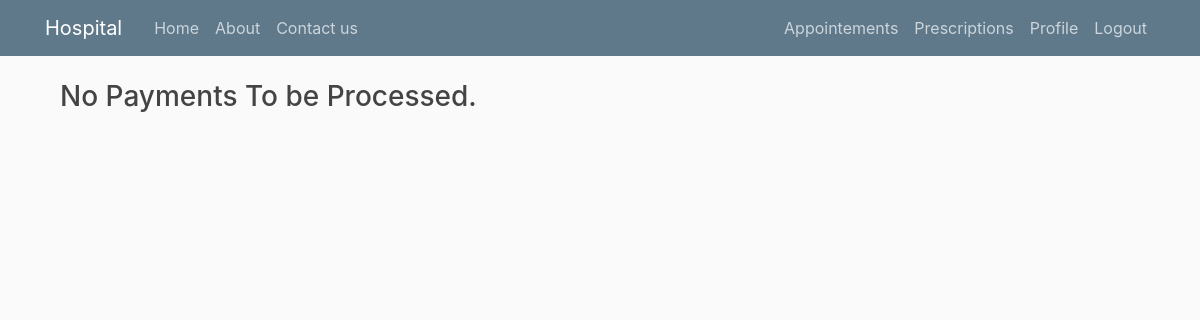
Before: /accounts/patient/abrahamlincoln/payments/ (signed in) with the older database file.
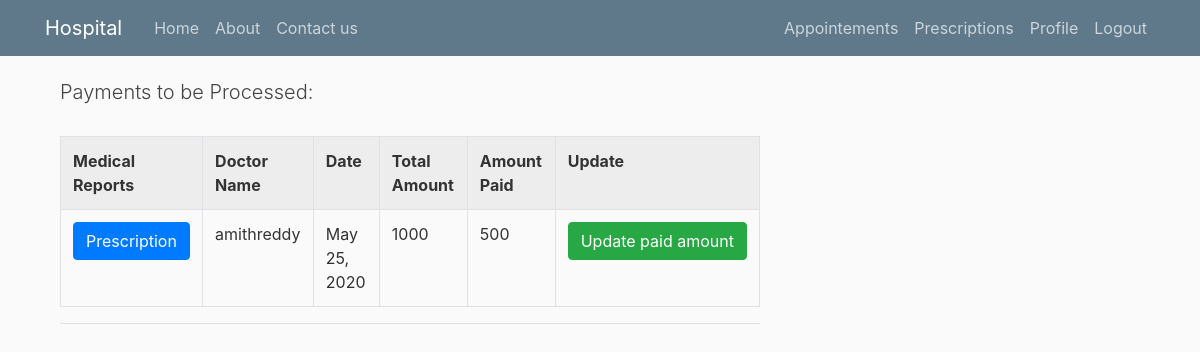
After: the same page with the newer database file.
### accounts/models.py (models this page shows, shortened)
class Payments(models.Model):
    medical_report = models.OneToOneField(MedicalHistory,on_delete = models.CASCADE)
    total_amount = models.IntegerField(null=True)
    amount_paid = models.IntegerField(default=0)
    date = models.DateField(auto_now_add = True)

class MedicalHistory(models.Model):
    date =models.DateField(auto_now_add = True)
    symptoms= models.TextField()
    doctor_name= models.ForeignKey(User ,related_name='medical_doctor',on_delete=models.CASCADE)
    patient_name=models.ForeignKey(User,related_name='medical_patient',on_delete=models.CASCADE)
    prescription=models.TextField(max_length=1000)
    billed = models.CharField(max_length=10, choices=BILLED,default = 'no')

### accounts/views.py (the view)
# urls.py: path('patient/<str:username>/payments/',user_views.patient_payments,name='patient-payments'),
@login_required
def patient_payments(request,username):
    patient = User.objects.get(username=username)
    payments = list()
    for payment in Payments.objects.all():
        if payment.medical_report.billed == "yes" and payment.medical_report.patient_name == patient:
            payments.append(payment)
    return render(request,'accounts/patient_payments.html',{'payments':payments})

### accounts/templates/accounts/patient_payments.html
{% extends "accounts/base.html" %}
{% block content %}
    <div class="container">
        {% if payments %}
            <h2 class="page-header lead">Payments to be Processed:  </h2>
            <br/>
            <table class="table table-striped table-bordered table-hover table-condensed">
                <tr>
                    <th>Medical Reports</th>
                    <th>Doctor Name</th>
                    <th>Date</th>
                    <th>Total Amount</th>
                    <th>Amount Paid</th>
                    <th>Update</th>
                </tr>
                    {% for payment in payments %}
                        <tr>
                            <td><a class="btn btn-primary" href="{% url 'patient-prescription-detail' payment.medical_report.id %}">Prescription</a></td>
                            <td>{{payment.medical_report.doctor_name}}</td>
                            <td>{{payment.date}}</td>
                            <td>{{payment.total_amount}}</td>
                            <td>{{payment.amount_paid}}</td>
                            <td><a class="btn btn-success"
                                href="{% url 'patient-payments-update'  payment.pk %}">Update paid amount</a></td>
                        </tr>
                    {% endfor %}
            </table>
            <hr/>
            <br/>
        {% else %}
         <h3>No Payments To be Processed.</h3>
        {% endif %}
    </div>
{% endblock content %}

Changed rows visible on the page:
added Payments: medical_report.doctor_name "amithreddy", date "May 25, 2020", total_amount "1000", amount_paid "500"
Other visible differences:
text no longer shown: "No Payments To be Processed."
text now shown: "Payments to be Processed: Medical Reports Doctor Name Date Total Amount Amount Paid Update"
